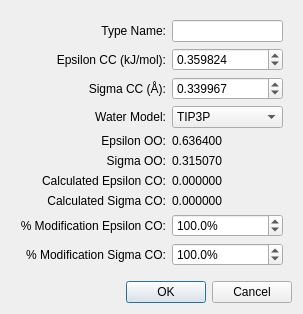
<ui version="4.0">
  <class>AtomTypeDialog</class>
  <widget class="QDialog" name="AtomTypeDialog">
    <property name="windowTitle">
      <string>Add New Carbon Type</string>
    </property>
    <property name="modal">
      <bool>true</bool>
    </property>
    <layout class="QVBoxLayout" name="verticalLayout">
      <item>
        <widget class="QWidget" name="widget" native="true">
          <layout class="QGridLayout" name="gridLayout">
            <!-- Type Name -->
            <item row="0" column="0">
              <widget class="QLabel" name="label_name">
                <property name="text">
                  <string>Type Name:</string>
                </property>
                <property name="alignment">
                  <set>Qt::AlignRight|Qt::AlignVCenter</set>
                </property>
              </widget>
            </item>
            <item row="0" column="1">
              <widget class="QLineEdit" name="le_name">
            </widget></item>
            <!-- Epsilon CC -->
            <item row="1" column="0">
              <widget class="QLabel" name="label_epsilon_cc">
                <property name="text">
                  <string>Epsilon CC (kJ/mol):</string>
                </property>
                <property name="alignment">
                  <set>Qt::AlignRight|Qt::AlignVCenter</set>
                </property>
              </widget>
            </item>
            <item row="1" column="1">
              <widget class="QDoubleSpinBox" name="sb_epsilon_cc">
                <property name="decimals">
                  <number>6</number>
                </property>
                <property name="minimum">
                  <double>0.0</double>
                </property>
                <property name="maximum">
                  <double>1000000.0</double>
                </property>
                <property name="singleStep">
                  <double>0.000001</double>
                </property>
                <property name="value">
                  <double>0.359824</double>
                </property>
              </widget>
            </item>
            <!-- Sigma CC -->
            <item row="2" column="0">
              <widget class="QLabel" name="label_sigma_cc">
                <property name="text">
                  <string>Sigma CC (Å):</string>
                </property>
                <property name="alignment">
                  <set>Qt::AlignRight|Qt::AlignVCenter</set>
                </property>
              </widget>
            </item>
            <item row="2" column="1">
              <widget class="QDoubleSpinBox" name="sb_sigma_cc">
                <property name="decimals">
                  <number>6</number>
                </property>
                <property name="minimum">
                  <double>0.0</double>
                </property>
                <property name="maximum">
                  <double>1000000.0</double>
                </property>
                <property name="singleStep">
                  <double>0.000001</double>
                </property>
                <property name="value">
                  <double>0.339967</double>
                </property>
              </widget>
            </item>
            <!-- Water Model -->
            <item row="3" column="0">
              <widget class="QLabel" name="label_water_model">
                <property name="text">
                  <string>Water Model:</string>
                </property>
                <property name="alignment">
                  <set>Qt::AlignRight|Qt::AlignVCenter</set>
                </property>
              </widget>
            </item>
            <item row="3" column="1">
              <widget class="QComboBox" name="cb_water">
                <item>
                  <property name="text">
                    <string>TIP3P</string>
                  </property>
                </item>
                <item>
                  <property name="text">
                    <string>TIP4P</string>
                  </property>
                </item>
                <item>
                  <property name="text">
                    <string>TIP4P/2005</string>
                  </property>
                </item>
                <item>
                  <property name="text">
                    <string>TIP5P</string>
                  </property>
                </item>
                <item>
                  <property name="text">
                    <string>TIP5P-2018</string>
                  </property>
                </item>
                <item>
                  <property name="text">
                    <string>SPC</string>
                  </property>
                </item>
                <item>
                  <property name="text">
                    <string>SPC/E</string>
                  </property>
                </item>
              </widget>
            </item>
            <!-- Epsilon OO -->
            <item row="4" column="0">
              <widget class="QLabel" name="label_epsilon_oo">
                <property name="text">
                  <string>Epsilon OO:</string>
                </property>
                <property name="alignment">
                  <set>Qt::AlignRight|Qt::AlignVCenter</set>
                </property>
              </widget>
            </item>
            <item row="4" column="1">
              <widget class="QLabel" name="lbl_epsilon_oo">
                <property name="text">
                  <string>0.636400</string>
                </property>
              </widget>
            </item>
            <!-- Sigma OO -->
            <item row="5" column="0">
              <widget class="QLabel" name="label_sigma_oo">
                <property name="text">
                  <string>Sigma OO:</string>
                </property>
                <property name="alignment">
                  <set>Qt::AlignRight|Qt::AlignVCenter</set>
                </property>
              </widget>
            </item>
            <item row="5" column="1">
              <widget class="QLabel" name="lbl_sigma_oo">
                <property name="text">
                  <string>0.315070</string>
                </property>
              </widget>
            </item>
            <!-- Calculated Epsilon CO -->
            <item row="6" column="0">
              <widget class="QLabel" name="label_epsilon_co">
                <property name="text">
                  <string>Calculated Epsilon CO:</string>
                </property>
                <property name="alignment">
                  <set>Qt::AlignRight|Qt::AlignVCenter</set>
                </property>
              </widget>
            </item>
            <item row="6" column="1">
              <widget class="QLabel" name="lbl_epsilon_co">
                <property name="text">
                  <string>0.000000</string>
                </property>
              </widget>
            </item>
            <!-- Calculated Sigma CO -->
            <item row="7" column="0">
              <widget class="QLabel" name="label_sigma_co">
                <property name="text">
                  <string>Calculated Sigma CO:</string>
                </property>
                <property name="alignment">
                  <set>Qt::AlignRight|Qt::AlignVCenter</set>
                </property>
              </widget>
            </item>
            <item row="7" column="1">
              <widget class="QLabel" name="lbl_sigma_co">
                <property name="text">
                  <string>0.000000</string>
                </property>
              </widget>
            </item>
            <!-- % Modification Epsilon CO -->
            <item row="8" column="0">
              <widget class="QLabel" name="label_percent_epsilon">
                <property name="text">
                  <string>% Modification Epsilon CO:</string>
                </property>
                <property name="alignment">
                  <set>Qt::AlignRight|Qt::AlignVCenter</set>
                </property>
              </widget>
            </item>
            <item row="8" column="1">
              <widget class="QDoubleSpinBox" name="sb_percent_epsilon">
                <property name="decimals">
                  <number>1</number>
                </property>
                <property name="minimum">
                  <double>0.0</double>
                </property>
                <property name="maximum">
                  <double>1000000.0</double>
                </property>
                <property name="singleStep">
                  <double>1.0</double>
                </property>
                <property name="value">
                  <double>100.0</double>
                </property>
                <property name="suffix">
                  <string>%</string>
                </property>
              </widget>
            </item>
            <!-- % Modification Sigma CO -->
            <item row="9" column="0">
              <widget class="QLabel" name="label_percent_sigma">
                <property name="text">
                  <string>% Modification Sigma CO:</string>
                </property>
                <property name="alignment">
                  <set>Qt::AlignRight|Qt::AlignVCenter</set>
                </property>
              </widget>
            </item>
            <item row="9" column="1">
              <widget class="QDoubleSpinBox" name="sb_percent_sigma">
                <property name="decimals">
                  <number>1</number>
                </property>
                <property name="minimum">
                  <double>0.0</double>
                </property>
                <property name="maximum">
                  <double>1000000.0</double>
                </property>
                <property name="singleStep">
                  <double>1.0</double>
                </property>
                <property name="value">
                  <double>100.0</double>
                </property>
                <property name="suffix">
                  <string>%</string>
                </property>
              </widget>
            </item>
          </layout>
        </widget>
      </item>
      <!-- Buttons -->
      <item>
        <widget class="QDialogButtonBox" name="buttonBox">
          <property name="orientation">
            <enum>Qt::Horizontal</enum>
          </property>
          <property name="standardButtons">
            <set>QDialogButtonBox::Cancel|QDialogButtonBox::Ok</set>
          </property>
        </widget>
      </item>
    </layout>
  </widget>

  <resources/>
  <connections>
    <connection>
      <sender>buttonBox</sender>
      <signal>accepted()</signal>
      <receiver>AtomTypeDialog</receiver>
      <slot>accept()</slot>
    </connection>
    <connection>
      <sender>buttonBox</sender>
      <signal>rejected()</signal>
      <receiver>AtomTypeDialog</receiver>
      <slot>reject()</slot>
    </connection>
  </connections>
</ui>
